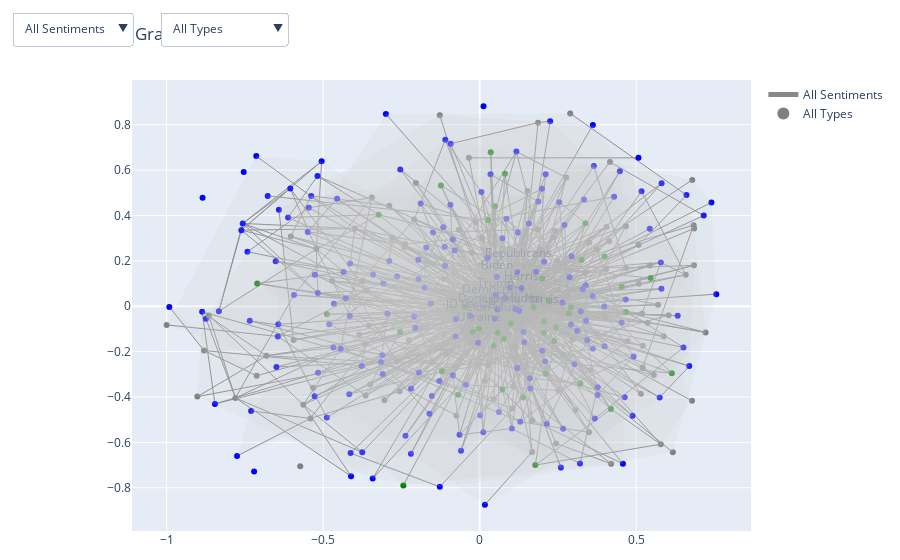

Notebook cell for this chart:
### Code cell
import pandas as pd
import networkx as nx
import plotly.graph_objects as go
import community.community_louvain as community_louvain
import numpy as np
from scipy.spatial import ConvexHull

# --- 1. Prepare data ---
ew = edges_df.groupby(['source', 'target']).size().reset_index(name='weight')
G = nx.Graph()
for _, r in ew.iterrows():
    G.add_edge(r.source, r.target, weight=r.weight)

# Optional: Filter nodes with low degree
G = G.subgraph([n for n, d in G.degree() if d > 2]).copy()

# --- 2. Compute graph metrics ---
deg_cent = nx.degree_centrality(G)
pr = nx.pagerank(G)
betw_cent = nx.betweenness_centrality(G, normalized=True)
partition = community_louvain.best_partition(G)

# --- 3. Layout and community hulls ---
pos = nx.spring_layout(G, k=0.4, iterations=50)

hull_shapes = []
for comm in set(partition.values()):
    members = [n for n, p in partition.items() if p == comm]
    if len(members) < 3:
        continue
    pts = np.array([pos[n] for n in members])
    hull = ConvexHull(pts)
    path = "M " + " L ".join(f"{pts[v,0]},{pts[v,1]}" for v in hull.vertices) + " Z"
    hull_shapes.append(dict(
        type="path", path=path,
        fillcolor="rgba(200,200,200,0.15)", line=dict(width=0)
    ))

# --- 4. Label only most important nodes ---
thresh = np.percentile(list(deg_cent.values()), 97)
label_nodes = {n for n, v in deg_cent.items() if v >= thresh}

# --- 5A. Edge traces ---
sentiments = sorted(edges_df['sentiment'].dropna().unique().tolist())
edge_traces = []
color_map = {"positive": "green", "negative": "red", "neutral": "gray"}

for s in ["All"] + sentiments:
    xs, ys = [], []
    for u, v, d in G.edges(data=True):
        se = edges_df[
            (edges_df.source == u) & (edges_df.target == v)
        ]['sentiment'].mode()
        sent = se.iloc[0] if not se.empty else "neutral"
        if s != "All" and sent != s:
            continue
        x0, y0 = pos[u]; x1, y1 = pos[v]
        xs += [x0, x1, None]; ys += [y0, y1, None]
    edge_traces.append(
        go.Scatter(
            x=xs, y=ys, mode="lines",
            line=dict(color=color_map.get(s, "#888"), width=1),
            hoverinfo="none",
            visible=(s == "All"),
            name=(s if s != "All" else "All Sentiments")
        )
    )

# --- 5B. Node traces ---
types = sorted(ents_long['entity_type'].unique().tolist())
type_colors = {"people": "blue", "organizations": "orange", "locations": "green", "unknown": "gray"}

node_traces = []
for t in ["All"] + types:
    xs, ys, txt, col, cdata = [], [], [], [], []
    for n in G.nodes():
        et = ents_long.loc[ents_long.entity == n, "entity_type"]
        et0 = et.iloc[0] if not et.empty else "unknown"
        if t != "All" and et0 != t:
            continue
        x, y = pos[n]
        xs.append(x); ys.append(y)
        txt.append(n if n in label_nodes else "")
        col.append(type_colors.get(et0, "gray"))
        cdata.append([et0, deg_cent[n], pr[n]])
    node_traces.append(
        go.Scatter(
            x=xs, y=ys, mode="markers+text",
            text=txt, textposition="top center",
            marker=dict(size=6, color=col),
            customdata=cdata,
            hovertemplate=(
                "<b>%{text}</b><br>"
                "Type: %{customdata[0]}<br>"
                "Degree: %{customdata[1]:.3f}<br>"
                "PageRank: %{customdata[2]:.4f}<extra></extra>"
            ),
            visible=(t == "All"),
            name=(t if t != "All" else "All Types")
        )
    )

# --- 6. Assemble and show figure ---
fig = go.Figure(
    data=edge_traces + node_traces,
    layout=go.Layout(
        title="Knowledge Graph Explorer",
        shapes=hull_shapes,
        hovermode="closest",
        legend=dict(itemsizing="constant"),
        margin=dict(l=20, r=20, b=20, t=40)
    )
)

fig.update_layout(
    updatemenus=[
        dict(
            buttons=[
                dict(label="All Sentiments",
                     method="update",
                     args=[{"visible": [True]*len(edge_traces) + [True]*len(node_traces)},
                           {"title": "All Sentiments"}]),
                *[
                    dict(label=s.title(),
                         method="update",
                         args=[{"visible": [i == (idx + 1) for i in range(len(edge_traces))] + [True]*len(node_traces)},
                               {"title": f"Sentiment: {s.title()}"}])
                    for idx, s in enumerate(sentiments)
                ]
            ],
            direction="down", x=0, y=1.15, showactive=True
        ),
        dict(
            buttons=[
                dict(label="All Types",
                     method="update",
                     args=[{"visible": [True]*len(edge_traces) + [True]*len(node_traces)},
                           {"title": "All Entity Types"}]),
                *[
                    dict(label=t.title(),
                         method="update",
                         args=[{"visible": [True]*len(edge_traces) + 
                                    [i == (idx + 1) for i in range(len(node_traces))]},
                               {"title": f"Entity Type: {t.title()}"}])
                    for idx, t in enumerate(types)
                ]
            ],
            direction="down", x=0.25, y=1.15, showactive=True
        )
    ]
)

fig.show()

# --- 7. Print top brokers ---
metrics = pd.DataFrame({
    "entity": list(deg_cent.keys()),
    "degree": list(deg_cent.values()),
    "pagerank": [pr[n] for n in G.nodes()],
    "betweenness": [betw_cent[n] for n in G.nodes()]
})
print("\nTop 5 brokers by betweenness:")
display(metrics.sort_values("betweenness", ascending=False).head(5))

### Figure 1 — Plotly figure (JSON) as saved in the notebook; plotly's stock layout.template omitted (floating-point values rounded to 4 significant figures; data arrays with more than 128 entries replaced by an {"elided": "..."} marker saying what was removed)
{"data": [{"hoverinfo": "none", "line": {"color": "#888", "width": 1}, "mode": "lines", "name": "All Sentiments", "type": "scatter", "visible": true, "x": {"elided": "3207 float values"}, "y": {"elided": "3207 float values"}}, {"hoverinfo": "none", "line": {"color": "#888", "width": 1}, "mode": "lines", "name": "FRIENDLY", "type": "scatter", "visible": false, "x": {"elided": "276 float values"}, "y": {"elided": "276 float values"}}, {"hoverinfo": "none", "line": {"color": "#888", "width": 1}, "mode": "lines", "name": "HOSTILE", "type": "scatter", "visible": false, "x": {"elided": "567 float values"}, "y": {"elided": "567 float values"}}, {"hoverinfo": "none", "line": {"color": "#888", "width": 1}, "mode": "lines", "name": "NEUTRAL", "type": "scatter", "visible": false, "x": {"elided": "828 float values"}, "y": {"elided": "828 float values"}}, {"customdata": {"elided": "343x3 mixed values"}, "hovertemplate": "<b>%{text}</b><br>Type: %{customdata[0]}<br>Degree: %{customdata[1]:.3f}<br>PageRank: %{customdata[2]:.4f}<extra></extra>", "marker": {"color": {"elided": "343 str values"}, "size": 6}, "mode": "markers+text", "name": "All Types", "text": {"elided": "343 str values"}, "textposition": "top center", "type": "scatter", "visible": true, "x": {"elided": "343 float values"}, "y": {"elided": "343 float values"}}, {"customdata": {"elided": "59x3 mixed values"}, "hovertemplate": "<b>%{text}</b><br>Type: %{customdata[0]}<br>Degree: %{customdata[1]:.3f}<br>PageRank: %{customdata[2]:.4f}<extra></extra>", "marker": {"color": ["gray", "gray", "gray", "gray", "gray", "gray", "gray", "gray", "gray", "gray", "gray", "gray", "gray", "gray", "gray", "gray", "gray", "gray", "gray", "gray", "gray", "gray", "gray", "gray", "gray", "gray", "gray", "gray", "gray", "gray", "gray", "gray", "gray", "gray", "gray", "gray", "gray", "gray", "gray", "gray", "gray", "gray", "gray", "gray", "gray", "gray", "gray", "gray", "gray", "gray", "gray", "gray", "gray", "gray", "gray", "gray", "gray", "gray", "gray"], "size": 6}, "mode": "markers+text", "name": "institutions", "text": ["", "", "", "", "", "", "", "", "", "", "", "", "", "", "", "", "", "", "", "", "", "", "", "", "", "", "", "", "", "", "", "", "", "", "", "", "", "", "", "", "", "", "", "", "", "", "", "", "", "", "", "", "", "", "", "", "", "", ""], "textposition": "top center", "type": "scatter", "visible": false, "x": [-0.5315, 0.7218, -0.1275, -0.4715, 0.4162, -0.3616, 0.3369, 0.5364, 0.2493, 0.01681, -0.009181, -1, 0.4055, -0.005224, 0.5208, -0.5407, 0.3062, 0.1041, 0.4729, 0.1387, -0.3646, -0.256, 0.2441, -0.7126, 0.4202, -0.04029, 0.06541, 0.5699, 0.4669, -0.2386, -0.02586, 0.3493, -0.1073, -0.5733, 0.1852, -0.5217, 0.1674, 0.5188, 0.3747, -0.2256, 0.2892, 0.2163, 0.1865, 0.4138, -0.3539, -0.1507, -0.385, 0.6171, 0.2419, 0.2514, 0.5787, 0.6783, 0.6037, -0.1344, 0.6791, -0.3989, -0.3655, -0.8654, -0.1335], "y": [-0.3593, -0.1153, 0.8425, 0.1123, 0.6356, 0.06915, 0.1461, -0.07434, 0.07295, 0.1527, 0.06452, -0.08226, 0.3494, -0.2589, -0.2703, -0.4944, -0.457, -0.4505, -0.1529, -0.0664, -0.3934, -0.375, -0.6046, -0.3063, -0.6947, -0.2024, 0.2358, 0.006605, 0.1691, 0.2743, 0.2364, -0.5556, -0.2117, -0.7056, 0.3397, 0.2521, -0.6422, -0.03182, -0.1202, -0.1489, 0.8502, -0.2701, 0.8094, 0.2868, -0.08479, -0.244, -0.1257, -0.6439, 0.3313, -0.371, -0.6084, -0.4166, -0.03927, -0.1843, 0.557, 0.3423, -0.1652, -0.04064, -0.02099]}, {"customdata": [["locations", 0.01462, 0.002359], ["locations", 0.008772, 0.001106], ["locations", 0.01462, 0.001526], ["locations", 0.008772, 0.001027], ["locations", 0.0117, 0.002089], ["locations", 0.008772, 0.001359], ["locations", 0.1023, 0.01896], ["locations", 0.008772, 0.001175], ["locations", 0.0117, 0.001775], ["locations", 0.01754, 0.002526], ["locations", 0.04386, 0.009692], ["locations", 0.02047, 0.003036], ["locations", 0.02924, 0.004017], ["locations", 0.05556, 0.006954], ["locations", 0.008772, 0.001063], ["locations", 0.002924, 0.0006274], ["locations", 0.01754, 0.002031], ["locations", 0.0117, 0.001388], ["locations", 0.0117, 0.00269], ["locations", 0.0117, 0.002519], ["locations", 0.01462, 0.001768], ["locations", 0.02047, 0.003609], ["locations", 0.005848, 0.001165], ["locations", 0.01462, 0.001499], ["locations", 0.02047, 0.002301], ["locations", 0.005848, 0.0007958], ["locations", 0.02339, 0.004999], ["locations", 0.008772, 0.00142], ["locations", 0.02632, 0.005107], ["locations", 0.005848, 0.001658], ["locations", 0.0117, 0.001373], ["locations", 0.005848, 0.001208], ["locations", 0.01462, 0.001884], ["locations", 0.04971, 0.01071], ["locations", 0.01754, 0.001755], ["locations", 0.0117, 0.001749], ["locations", 0.04094, 0.007338], ["locations", 0.04094, 0.00656], ["locations", 0.008772, 0.001332], ["locations", 0.005848, 0.0008056], ["locations", 0.008772, 0.001004]], "hovertemplate": "<b>%{text}</b><br>Type: %{customdata[0]}<br>Degree: %{customdata[1]:.3f}<br>PageRank: %{customdata[2]:.4f}<extra></extra>", "marker": {"color": ["green", "green", "green", "green", "green", "green", "green", "green", "green", "green", "green", "green", "green", "green", "green", "green", "green", "green", "green", "green", "green", "green", "green", "green", "green", "green", "green", "green", "green", "green", "green", "green", "green", "green", "green", "green", "green", "green", "green", "green", "green"], "size": 6}, "mode": "markers+text", "name": "locations", "text": ["", "", "", "", "", "", "Ukraine", "", "", "", "", "", "", "", "", "", "", "", "", "", "", "", "", "", "", "", "", "", "", "", "", "", "", "", "", "", "", "", "", "", ""], "textposition": "top center", "type": "scatter", "visible": false, "x": [-0.3228, -0.1237, -0.1205, 0.08083, 0.2049, 0.3213, -0.002442, 0.04908, 0.2379, 0.02753, 0.2049, 0.04565, 0.2235, 0.2435, 0.6138, -0.2439, 0.1386, 0.4675, 0.07271, 0.2001, 0.4196, 0.07747, 0.4542, 0.338, 0.2851, -0.4879, 0.05723, -0.7108, -0.04763, -0.2539, -0.06841, 0.3992, 0.2912, 0.1722, 0.2115, 0.3256, -0.02253, 0.09936, 0.1778, 0.03523, 0.5463], "y": [0.4037, 0.5319, -0.2872, 0.5842, -0.1157, -0.3401, -0.09893, 0.441, -0.1529, 0.3801, -0.06702, -0.1755, 0.02275, -0.09202, -0.2948, -0.7896, -0.4021, -0.02539, -0.367, 0.122, -0.4531, -0.1449, 0.08633, 0.3661, -0.03181, -0.03546, -0.1172, 0.1003, -0.001727, -0.114, -0.3903, 0.2198, -0.004428, -0.004225, -0.2967, 0.2045, -0.112, -0.0758, -0.7001, 0.6788, 0.1243]}, {"customdata": {"elided": "179x3 mixed values"}, "hovertemplate": "<b>%{text}</b><br>Type: %{customdata[0]}<br>Degree: %{customdata[1]:.3f}<br>PageRank: %{customdata[2]:.4f}<extra></extra>", "marker": {"color": {"elided": "179 str values"}, "size": 6}, "mode": "markers+text", "name": "people", "text": {"elided": "179 str values"}, "textposition": "top center", "type": "scatter", "visible": false, "x": {"elided": "179 float values"}, "y": {"elided": "179 float values"}}, {"customdata": [["political_events", 0.0117, 0.001398], ["political_events", 0.005848, 0.001572], ["political_events", 0.0117, 0.001469], ["political_events", 0.008772, 0.001349], ["political_events", 0.0117, 0.001945], ["political_events", 0.008772, 0.001041], ["political_events", 0.005848, 0.00159]], "hovertemplate": "<b>%{text}</b><br>Type: %{customdata[0]}<br>Degree: %{customdata[1]:.3f}<br>PageRank: %{customdata[2]:.4f}<extra></extra>", "marker": {"color": ["gray", "gray", "gray", "gray", "gray", "gray", "gray"], "size": 6}, "mode": "markers+text", "name": "political_events", "text": ["", "", "", "", "", "", ""], "textposition": "top center", "type": "scatter", "visible": false, "x": [0.374, -0.0345, 0.6583, 0.1077, -0.115, 0.5562, 0.6835], "y": [0.2511, 0.6541, 0.1387, -0.3529, -0.1243, -0.3035, 0.3572]}, {"customdata": [["political_parties", 0.01754, 0.001717], ["political_parties", 0.02339, 0.00348], ["political_parties", 0.01462, 0.001569], ["political_parties", 0.03801, 0.006509], ["political_parties", 0.01462, 0.001999], ["political_parties", 0.005848, 0.001022], ["political_parties", 0.08772, 0.01051], ["political_parties", 0.09942, 0.01711]], "hovertemplate": "<b>%{text}</b><br>Type: %{customdata[0]}<br>Degree: %{customdata[1]:.3f}<br>PageRank: %{customdata[2]:.4f}<extra></extra>", "marker": {"color": ["gray", "gray", "gray", "gray", "gray", "gray", "gray", "gray"], "size": 6}, "mode": "markers+text", "name": "political_parties", "text": ["", "", "", "", "", "", "Republicans", "Democrats"], "textposition": "top center", "type": "scatter", "visible": false, "x": [0.09536, 0.1749, 0.1687, -0.08008, -0.6814, -0.902, 0.1243, 0.04122], "y": [0.2544, -0.2021, -0.5031, 0.03465, -0.2183, -0.3983, 0.1838, 0.0232]}], "layout": {"hovermode": "closest", "legend": {"itemsizing": "constant"}, "margin": {"b": 20, "l": 20, "r": 20, "t": 40}, "shapes": [{"fillcolor": "rgba(200,200,200,0.15)", "line": {"width": 0}, "path": "M -0.641492729732706,0.4257717395917465 L -0.5947072930327509,-0.14878509149220928 L -0.05967733414579977,-0.6370089084544983 L 0.5878226294923972,-0.13361432241658766 L 0.6583066649144421,0.1387135267709167 L 0.5171098952397801,0.5069005298289575 L 0.36162104756498104,0.7994332077421195 L -0.12745406479557697,0.8424914721385995 Z", "type": "path"}, {"fillcolor": "rgba(200,200,200,0.15)", "line": {"width": 0}, "path": "M -0.5492345480685498,0.3277050766925138 L 0.21432000726789224,-0.5174373200236605 L 0.6138120977091874,-0.2948410955497886 L 0.7217881726915513,-0.11525382603818668 L 0.6835468171202328,0.3572200815682735 L 0.6607519467021178,0.48999245665189206 L 0.28919238891324306,0.8501876846776748 L -0.2997808528450577,0.8478890269710883 Z", "type": "path"}, {"fillcolor": "rgba(200,200,200,0.15)", "line": {"width": 0}, "path": "M 0.6847102424272782,0.18028313782763464 L 0.2252081247041842,0.8152489566807692 L 0.18651496324320044,0.8094202148899166 L -0.09269711349474206,0.7166501030595868 L -0.4878547319195034,-0.03546385726695189 L -0.5314810670686648,-0.3592965994081343 L 0.016651146291738524,-0.8747926061239937 L 0.48831667134583795,-0.48278499502572575 L 0.5750670305056891,-0.40232112275372917 L 0.6697286901448033,-0.2638800760201405 Z", "type": "path"}, {"fillcolor": "rgba(200,200,200,0.15)", "line": {"width": 0}, "path": "M 0.42953776645440056,0.4828028398958976 L -0.6772925631817833,0.48637445029261694 L 0.001563898866228025,-0.4809774781839708 L 0.17775754415964057,-0.7000972494667015 L 0.5786890680361031,-0.6084368279962193 L 0.678275189162449,-0.416644880789399 Z", "type": "path"}, {"fillcolor": "rgba(200,200,200,0.15)", "line": {"width": 0}, "path": "M -0.7138238004529857,0.6621795271569478 L -1.0,-0.08226081384312195 L -0.3645699290836689,-0.3934090047650998 L 0.2912362375780102,-0.07988405683982458 L -0.5049747504572916,0.6393578099238418 Z", "type": "path"}, {"fillcolor": "rgba(200,200,200,0.15)", "line": {"width": 0}, "path": "M -0.1097139000602174,0.734087036273317 L -0.7108070183042613,0.10025189468649921 L -0.2193254516454967,-0.3626816884212954 L 0.011583866209180034,-0.5554571724054466 L 0.2594496488098463,-0.7102668551312289 L 0.5207437748628263,-0.1744208928258481 L 0.44777850825286386,0.5950433044339288 Z", "type": "path"}, {"fillcolor": "rgba(200,200,200,0.15)", "line": {"width": 0}, "path": "M 0.4668662191627986,0.16914969231589852 L 0.36472139071523957,0.617883817128859 L -0.886735307785912,-0.024553673861148016 L -0.902026727193003,-0.3982559431737281 L -0.34187503644968836,-0.7594964076385581 L -0.12747193036540505,-0.7958814327757873 L 0.4576575621473318,-0.6944781692788968 Z", "type": "path"}, {"fillcolor": "rgba(200,200,200,0.15)", "line": {"width": 0}, "path": "M 0.10410224847031915,-0.45053771212707233 L -0.3444262796477684,0.47895083053685117 L -0.5458903192192532,0.4338287891745173 L -0.7419524209439018,0.24007317931266123 L -0.8745713458486627,-0.05476661975366151 L -0.7803573345208554,-0.4039819628245586 L -0.4108751451644427,-0.7492139575418489 Z", "type": "path"}, {"fillcolor": "rgba(200,200,200,0.15)", "line": {"width": 0}, "path": "M 0.32045042641167937,-0.6933260751944144 L 0.6511134741765844,-0.1813118310623673 L 0.33866256174146114,0.09099002161460248 L -0.08571237238006954,-0.30408523415830635 L -0.06448102181029537,-0.5668887168129495 Z", "type": "path"}, {"fillcolor": "rgba(200,200,200,0.15)", "line": {"width": 0}, "path": "M -0.4885045210234711,-0.49082029082640216 L -0.24390412146670967,-0.7896387117380343 L 0.4202493961370333,-0.6946708375739307 L 0.617142163588442,-0.6438659175903115 L 0.7560032114076536,0.05345347337586404 L 0.740353121191014,0.45728928856871703 L 0.6790954805303187,0.5570372999993065 L 0.41617477629907584,0.6356327605899033 L -0.5383124345085729,0.4864856069907061 L -0.6517462349762541,0.1979570805561733 L -0.6436856031268345,-0.07954406159297117 Z", "type": "path"}, {"fillcolor": "rgba(200,200,200,0.15)", "line": {"width": 0}, "path": "M -0.7752263909366109,-0.6598294229949128 L -0.25602101341889644,-0.37501143932321923 L 0.24187686677872144,0.3313019185804884 L -0.2633336055613244,0.13109364354972322 L -0.4654606726004499,0.011526331753642805 L -0.7301747446511092,-0.46157028560121716 Z", "type": "path"}, {"fillcolor": "rgba(200,200,200,0.15)", "line": {"width": 0}, "path": "M -0.7125688037336729,-0.30627277378584894 L -0.9915835620952718,-0.002912377409780328 L -0.8806908248240638,-0.1950251797554581 Z", "type": "path"}], "title": {"text": "Knowledge Graph Explorer"}, "updatemenus": [{"buttons": [{"args": [{"visible": [true, true, true, true, true, true, true, true, true, true]}, {"title": "All Sentiments"}], "label": "All Sentiments", "method": "update"}, {"args": [{"visible": [false, true, false, false, true, true, true, true, true, true]}, {"title": "Sentiment: Friendly"}], "label": "Friendly", "method": "update"}, {"args": [{"visible": [false, false, true, false, true, true, true, true, true, true]}, {"title": "Sentiment: Hostile"}], "label": "Hostile", "method": "update"}, {"args": [{"visible": [false, false, false, true, true, true, true, true, true, true]}, {"title": "Sentiment: Neutral"}], "label": "Neutral", "method": "update"}], "direction": "down", "showactive": true, "x": 0, "y": 1.15}, {"buttons": [{"args": [{"visible": [true, true, true, true, true, true, true, true, true, true]}, {"title": "All Entity Types"}], "label": "All Types", "method": "update"}, {"args": [{"visible": [true, true, true, true, false, true, false, false, false, false]}, {"title": "Entity Type: Institutions"}], "label": "Institutions", "method": "update"}, {"args": [{"visible": [true, true, true, true, false, false, true, false, false, false]}, {"title": "Entity Type: Locations"}], "label": "Locations", "method": "update"}, {"args": [{"visible": [true, true, true, true, false, false, false, true, false, false]}, {"title": "Entity Type: People"}], "label": "People", "method": "update"}, {"args": [{"visible": [true, true, true, true, false, false, false, false, true, false]}, {"title": "Entity Type: Political_Events"}], "label": "Political_Events", "method": "update"}, {"args": [{"visible": [true, true, true, true, false, false, false, false, false, true]}, {"title": "Entity Type: Political_Parties"}], "label": "Political_Parties", "method": "update"}], "direction": "down", "showactive": true, "x": 0.25, "y": 1.15}]}}
